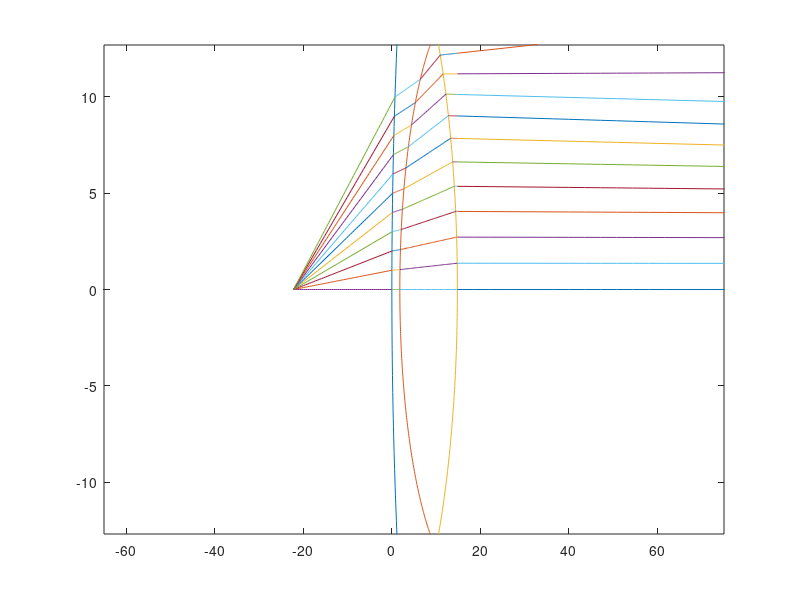

This chart was generated by the following MATLAB code:
% Ray trace manual
clear;

%Refractive Index of Air
N1 = 1;
%NSF-6
N2 = 1.77341;
%N-BAF10
N3 = 1.65404;

%Lens Radii
R1 = 71.1;
R2 = 15.2;
R3 = 21.1;

%Lens Positions
P1 = 0;
P2 = 1.8;
P3 = 14.8;
P4 = 14.8;

focal_length = 22.2;

theta = -pi/2:pi/500:pi/2;
plot(R1*cos(pi +theta) +R1 + P1, R1*sin(pi + theta))
hold on;
plot(R2*cos(pi +theta) +R2 + P2, R2*sin(theta))
plot(R3*cos(theta) -R3 + P3, R3*sin(theta))

%Starting point
sourcex = 0;
sourcez = -22.2;

for k = 0:10
%First lens boundary
surf1x = k;
%x^2 + (z-R1)^2 = R1^2
%z^2 +R1^2 -2z*R1 + x^2 = R1^2
%z^2 -2*r1*z + x^2 = 0
surf1z = ((2*R1) - sqrt(2*2*R1*R1 - 4*surf1x*surf1x))/2;

ray1x = surf1x - sourcex;
ray1z = surf1z - sourcez;
ray1 = [ray1x/sqrt(ray1x^2 + ray1z^2), ray1z/sqrt(ray1x^2 + ray1z^2)];

%Calculate radius of lens to get angle for snell calculation
rad1x = surf1x;
rad1z = surf1z - R1;
tan1x = -rad1z;
tan1z = rad1x;

%Find angle between the two using dot product -> cosine
mray1 = sqrt(ray1x^2 + ray1z^2);
mrad1 = sqrt(rad1x^2 + rad1z^2);
dot1 = abs((ray1x * rad1x) + (ray1z * rad1z))/(mrad1*mray1);
angle1 = 360*acos(dot1)/2/pi;

%Use snells law to find angle across boundary
angle1f = 360*asin(sqrt(1 - dot1^2) * N1/N2)/2/pi;
%Radius :: adjacent Tangent :: opposite tan = tangent/radius
%tan1len is length of tangent
tan1len = sqrt(rad1x^2 + rad1z^2) * tan(2*pi*angle1f/360);

%Add tangent to radius source point
targ2x = 0  + tan1len*tan1x/sqrt(tan1x^2 + tan1z^2);
targ2z = R1 + tan1len*tan1z/sqrt(tan1x^2 + tan1z^2);

%Ray2 is surface of lens1 to target
ray2x = targ2x - surf1x;
ray2z = targ2z - surf1z;
ray2 = [ray2x/sqrt(ray2x^2 + ray2z^2), ray2z/sqrt(ray2x^2 + ray2z^2)];

%Lens2 boundary => x^2 + (z + R2 - P2)^2 = R2^2
%Ray2 => surf1x + L*ray2x , surf1z + L*ray2z

%<surf1x + L*ray2x, surf1z + l*ray2z>
%z = surf1z + L*ray2z
%L = (z-surf1z)/ray2z
%x = surf1x + L*ray2x
%x = surf1x + (z - surf1z)*ray2x/ray2z

%(surf1x + (z - surf1z)*ray2x/ray2z)^2 + (z + R2 - P2)^2 = R2^2

%z^2 + 2*(R2-P2)*z + (P2^2 - 2*R2*P2) +
%surf1x^2 + 2*surf1x*(z - surf1z)*ray2x/ray2z + (z-surf1z)^2 *(ray2x/ray2z)^2 = 0

%(z-surf1z)^2 *(ray2x/ray2z)^2 = z^2 -2*surf1z*z + surf1z^2

%Find z intercept of lens2
A = 1 + (ray2x/ray2z)^2;
B = -2*(R2+P2) + 2*surf1x*ray2x/ray2z -2*surf1z*(ray2x/ray2z)^2;
C = P2^2 + 2*R2*P2 + surf1x^2 -2*surf1x*surf1z*ray2x/ray2z + surf1z*surf1z*(ray2x/ray2z)^2;
a2 = A;
b2 = B;
c2 = C;
surf2z = (-B - sqrt(B^2 - 4*A*C))/2/A;
%x^2 + (z - P2 - R2)^2 = R2^2
%x^2 = R2^2 - z^2 +2*z*(P2+R2) -(P2+R2)^2 
surf2x = sqrt(R2^2 - surf2z^2 - (P2+R2)^2 + 2*surf2z*(P2+R2));

%Calculate radius of lens to get angle for snell calculation
rad2x = surf2x;
rad2z = surf2z - (R2 + P2);
tan2x = -rad2z;
tan2z = rad2x;

%Find angle between the two using dot product -> cosine
mray2 = sqrt(ray2x^2 + ray2z^2);
mrad2 = sqrt(rad2x^2 + rad2z^2);
dot2 = abs((ray2x * rad2x) + (ray2z * rad2z))/(mrad2*mray2);
angle2 = 360*acos(dot2)/2/pi;

%Use snells law to find angle across boundary
angle2f = 360*asin(sqrt(1 - dot2^2) * N2/N3)/2/pi;
%Radius :: adjacent Tangent :: opposite tan = tangent/radius
%tan1len is length of tangent
tan2len = sqrt(rad2x^2 + rad2z^2) * tan(2*pi*angle2f/360);

%Add tangent to radius source point
targ3x = 0  + tan2len*tan2x/sqrt(tan2x^2 + tan2z^2);
targ3z = R2+P2 + tan2len*tan2z/sqrt(tan2x^2 + tan2z^2);

%Ray3 is surface of lens2 to target
ray3x = targ3x - surf2x;
ray3z = targ3z - surf2z;
ray3 = [-ray3x/sqrt(ray3x^2 + ray3z^2), -ray3z/sqrt(ray3x^2 + ray3z^2)];

%Find z intercept of lens2 back
A = 1 + (ray3x/ray3z)^2;
B = (2*(R3-P3)) + 2*surf2x*ray3x/ray3z -2*surf2z*(ray3x/ray3z)^2;
C = P3^2 - 2*R3*P3 + surf2x^2 -2*surf2x*surf2z*ray3x/ray3z + surf2z*surf2z*(ray3x/ray3z)^2;
a3 = A;
b3 = B;
c3 = C;
surf3z = (-B + sqrt(B^2 - 4*A*C))/2/A;
%x^2 + (z - P2 + R2)^2 = R2^2
%x^2 = R2^2 - z^2 +2*z*(P2-R2) -(P2-R2)^2 
surf3x = sqrt(R3^2 - surf3z^2 - (P3-R3)^2 + 2*surf3z*(P3-R3));

%Calculate radius of lens to get angle for snell calculation
rad3x = surf3x;
rad3z = surf3z - (-R3 + P3);
tan3x = -rad3z;
tan3z = rad3x;

%Find angle between the two using dot product -> cosine
mray3 = sqrt(ray3x^2 + ray3z^2);
mrad3 = sqrt(rad3x^2 + rad3z^2);
dot3 = abs((ray3x * rad3x) + (ray3z * rad3z))/(mrad3*mray3);
angle3 = 360*acos(dot3)/2/pi;

%Use snells law to find angle across boundary
angle3f = 360*asin(sqrt(1 - dot3^2) * N3/N1)/2/pi;
%Radius :: adjacent Tangent :: opposite tan = tangent/radius
%tan1len is length of tangent
tan3len = sqrt(rad3x^2 + rad3z^2) * tan(2*pi*angle3f/360);

%Add tangent to radius source point
targ4x = 0  - tan3len*tan3x/sqrt(tan3x^2 + tan3z^2);
targ4z = -R3+P3 - tan3len*tan3z/sqrt(tan3x^2 + tan3z^2);

%Ray4 is surface of lens3 to target
ray4x = targ4x - surf3x;
ray4z = targ4z - surf3z;
ray4 = [-ray4x/sqrt(ray4x^2 + ray4z^2), -ray4z/sqrt(ray4x^2 + ray4z^2)];

surf4z = P4;
surf4x = surf3x + (surf4z-surf3z)*ray4x/ray4z;

targz = 190.8;
targx = surf4x + (targz-surf4z)*ray4x/ray4z;

plot(linspace(sourcez, surf1z,50),linspace(sourcex, surf1x,50))
plot(linspace(surf1z, surf2z,50),linspace(surf1x, surf2x,50))
plot(linspace(surf2z, surf3z,50),linspace(surf2x, surf3x,50))
plot(linspace(surf3z, surf4z,50),linspace(surf3x, surf4x,50))

plot(linspace(surf4z, targz,50),linspace(surf4x, targx,50))


path1 = sqrt((surf1x-sourcex)^2+(surf1z-sourcez)^2);
path2 = sqrt((surf2x-surf1x)^2+(surf2z-surf1z)^2);
path3 = sqrt((surf3x-surf2x)^2+(surf3z-surf2z)^2);
path4 = sqrt((surf4x-surf3x)^2+(surf4z-surf3z)^2);
opd(k+1) = N1*path1 + N2*path2 + N3*path3 + N1*path4;

dist(k+1) = sqrt((0-surf4x)^2 + (targz - surf4z)^2);
end

xlim([-65 75])
ylim([-12.7 12.7])
hold off;

error = (opd-opd(1) - dist + dist(1));
%plot(error)

